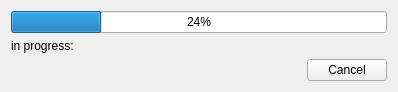
<?xml version="1.0" encoding="UTF-8"?>
<ui version="4.0">
 <class>ProgressDialog</class>
 <widget class="QWidget" name="ProgressDialog">
  <property name="geometry">
   <rect>
    <x>0</x>
    <y>0</y>
    <width>398</width>
    <height>83</height>
   </rect>
  </property>
  <property name="sizePolicy">
   <sizepolicy hsizetype="Preferred" vsizetype="Fixed">
    <horstretch>0</horstretch>
    <verstretch>0</verstretch>
   </sizepolicy>
  </property>
  <property name="windowTitle">
   <string>Progress</string>
  </property>
  <layout class="QVBoxLayout" name="verticalLayout">
   <item>
    <widget class="QProgressBar" name="progressBar">
     <property name="value">
      <number>24</number>
     </property>
    </widget>
   </item>
   <item>
    <layout class="QGridLayout" name="gridLayout">
     <item row="1" column="2">
      <widget class="QPushButton" name="cancelButton">
       <property name="text">
        <string>Cancel</string>
       </property>
      </widget>
     </item>
     <item row="0" column="0">
      <widget class="QLabel" name="infoLabel">
       <property name="text">
        <string>in progress:</string>
       </property>
      </widget>
     </item>
     <item row="0" column="1" colspan="2">
      <widget class="QLabel" name="infoTextLabel">
       <property name="text">
        <string/>
       </property>
      </widget>
     </item>
     <item row="1" column="1">
      <spacer name="horizontalSpacer">
       <property name="orientation">
        <enum>Qt::Horizontal</enum>
       </property>
       <property name="sizeHint" stdset="0">
        <size>
         <width>40</width>
         <height>20</height>
        </size>
       </property>
      </spacer>
     </item>
    </layout>
   </item>
  </layout>
 </widget>
 <resources/>
 <connections/>
</ui>
